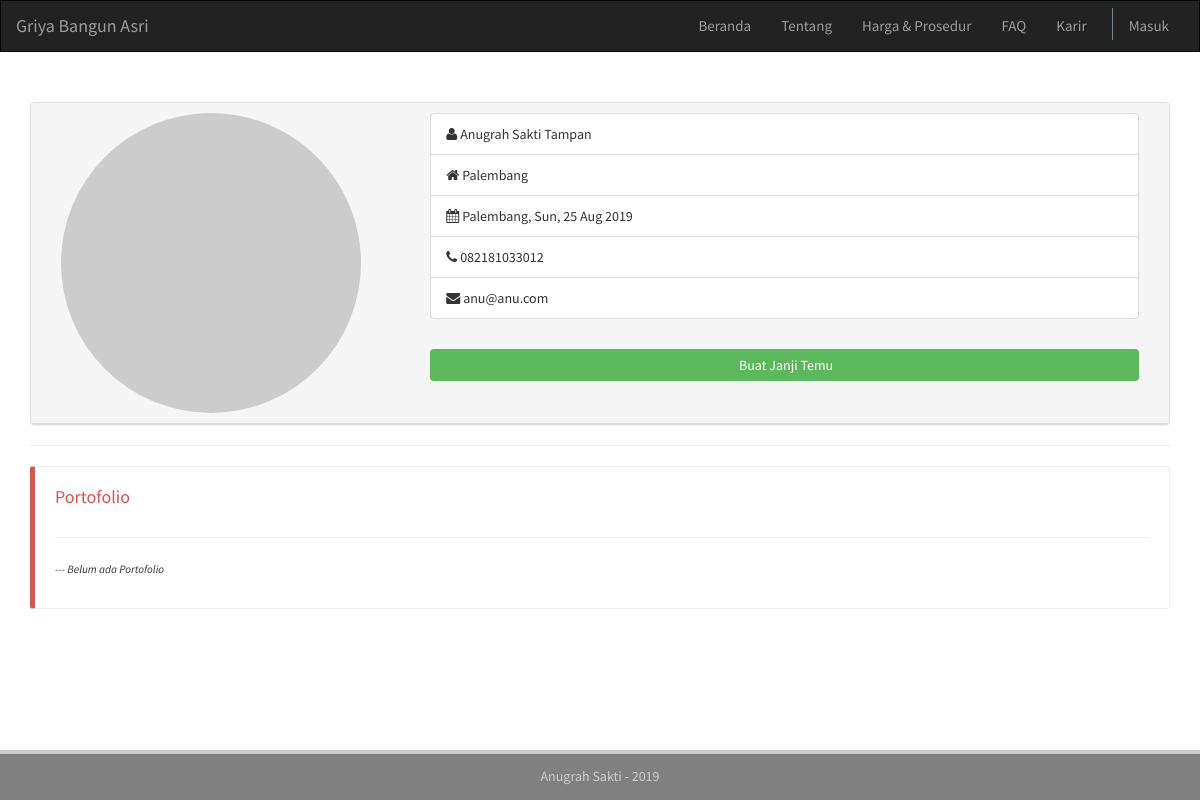
The app's page /home/profile/anu with its own data.
### tables this page shows
CREATE TABLE `user` (
  `id` int(11) NOT NULL,
  `photopath` text,
  `fname` varchar(40) NOT NULL,
  `lname` varchar(40) NOT NULL,
  `birthdate` date DEFAULT NULL,
  `birthplace` varchar(40) DEFAULT NULL,
  `alamat` text,
  `nohp` varchar(20) DEFAULT NULL,
  `tim` int(11) DEFAULT NULL,
  `tgldaftar` date NOT NULL,
  `email` varchar(70) NOT NULL,
  `username` varchar(50) NOT NULL,
  `password` varchar(50) NOT NULL,
  `logged_in` int(11) DEFAULT NULL,
  `level` int(11) NOT NULL
);

### application/controllers/Home.php (called while the page is built, shortened)
<?php
class Home extends CI_Controller {
	public function profile($username=null){
		if ($username !== null) {
			$data['pagetitle']	= 'Griya Bangun Asri - Profile ' . ucwords($username);
			$data['uname']		= $username;
			$data['userdata']	= $this->m_data->getUserdataByUsername($username);
			$data['level']		= $data['userdata'][0]['level'];
			$data['listtukang'] = $this->m_data->getListTukang();
			$data['portofolio'] = $this->m_data->getUserData('portofolio','user_id = '.$data['userdata'][0]['id']);
			$data['level']		= $data['userdata'][0]['level'];
			if (!empty($data['userdata'])) {
				$this->load->view('home/v_header',$data);
				$this->load->view('home/v_navbar',$data);
				$this->load->view('dashboard/v_profile',$data);
				$this->load->view('home/v_footer',$data);
			}else{
				redirect('404');
			}
		}else{
			redirect('dashboard/profile');
		}
	}
}

### index.php (called while the page is built, shortened)
<?php
require_once BASEPATH.'core/CodeIgniter.php';

### application/models/M_data.php (called while the page is built, shortened)
<?php
class M_data extends CI_Model{
    function getUserdataByUsername($username){
        $this->db->select('*');
        $this->db->from('user');
        $this->db->where('username',$username);
        $query = $this->db->get();
        return $query->result_array();
    }
    function getUserData($table,$where,$jointable=null,$join=null,$joinmethod=null){
        $this->db->select('*');
        $this->db->from($table);
        $this->db->where($where);
        $query  =   $this->db->get();
        return $query->result_array();
    }
    function getListTukang(){
        $this->db->select('*');
        $this->db->from('user');
        $this->db->where('level','3');
        $query  =   $this->db->get();
        return $query->result_array();
    }
}

### application/views/dashboard/v_profile.php (the view, shortened to what this page needs)
  <div class="panel panel-default">
     <div class="panel-heading resume-heading">
        <div class="row">
           <div class="col-lg-12" style="width: 100%;">
              <div class="col-xs-12 col-sm-4">
                 <figure>
                 <?php foreach ($userdata as $row) {
                    ?>
                    <img class="img-circle img-responsive" alt="" src="<?= ( empty($row['photopath']) || $row['photopath'] === '') ? 'http://placehold.it/300x300' : base_url($row['photopath'])?>">
                 </figure>
              </div>
              <div class="col-xs-12 col-sm-8">
                 <ul class="list-group">
                    <li class="list-group-item"><i class="fa fa-user"></i> <?= ucwords($row['fname'] .' '. $row['lname']);?></li>
                    <li class="list-group-item"><i class="fa fa-home"></i> <?= ucwords($row['alamat']);?></li>
                    <li class="list-group-item"><i class="fa fa-calendar"></i> <?= ucwords($row['birthplace'] . ', ' . date('D, d M Y', strtotime($row['birthdate'])));?></li>
                    <li class="list-group-item"><i class="fa fa-phone"></i> <?= $row['nohp'];?></li>
                    <li class="list-group-item"><i class="fa fa-envelope"></i> <?= $row['email'];?></li>
                 <?php }?>
                 </ul>
                 <?php if($this->session->userdata('username') !== '' && $this->session->userdata('username') !== $uname){
                 ?>
                 <a href="<?=base_url('home/make_appointment/'.$uname);?>">
                    <button style="margin:10px 10px 10px 0px;width: 100%" class="btn btn-success" type="button"><i class="fa fa-notes"></i> Buat Janji Temu</button>
                 </a>
                 <?php
                   }
                 ?>
              </div>
           </div>
        </div>
     </div>
  </div>
  <hr>
  <?php if($level != 1 ){?>
     <div class="bs-callout bs-callout-danger">
        <div class="row" style="margin-left: 0px;">
           <h4 style="margin-right: 10px;">Portofolio</h4>
        </div>
        <hr>
        <?php if(!empty($portofolio)){ ?>
           <?php foreach ($portofolio as $key) {?>
              <div class="wrap">
                 <div class="cardx">
                      <div class="card-liner">
                          <figure><img src="<?=base_url($key['img_url'])?>" alt="" /> </figure>
                          <div class="card--title">
                              <h3><?=$key['title']?></h3>
                              <p></p>
                          </div>
                          <div class="card--btn">
                              <a href="<?=$key['url']?>">
                                  <span class="moreinfo"><i class="fa fa-info-circle"></i> More Info</span>
                                  <span class="fullprof">Lihat Portofolio</span>
                              </a>
                          </div>
                      </div>
                  </div>
              </div>
           <?php }
           }else{?>
           <p><em><small>--- Belum ada Portofolio</small></em></p>
        <?php }?>
     </div>
  <?php }?>
</div>

### assets/css/style.css (style rules this page uses)
body { font-family: 'Source Sans Pro', sans-serif; }
dl, ol, ul { margin-top: 0; margin-bottom: 1rem; }
.small, small { font-size: 80%; font-weight: 400; }
.img-circle { border-radius: 50%; }
img { vertical-align: middle; border-style: none; }
.btn { border: none; }
a { text-decoration: none; color: black ; }
.bs-callout { -moz-border-bottom-colors: none; -moz-border-left-colors: none; -moz-border-right-colors: none; -moz-border-top-colors: none; border-color: #eee; border-image: none; border-radius: 3px; border-style: solid; border-width: 1px 1px 1px 5px; margin-bottom: 5px; padding: 20px; }
.bs-callout:last-child { margin-bottom: 0px; }
.bs-callout h4 { margin-bottom: 10px; margin-top: 0; }
.bs-callout-danger { border-left-color: #d9534f; }
.bs-callout-danger h4 { color: #d9534f; }

### records on screen
user: fname+lname "Anugrah Sakti Tampan", alamat "Palembang", birthplace+birthdate "Palembang, Sun, 25 Aug 2019", nohp "082181033012", email "anu@anu.com"
